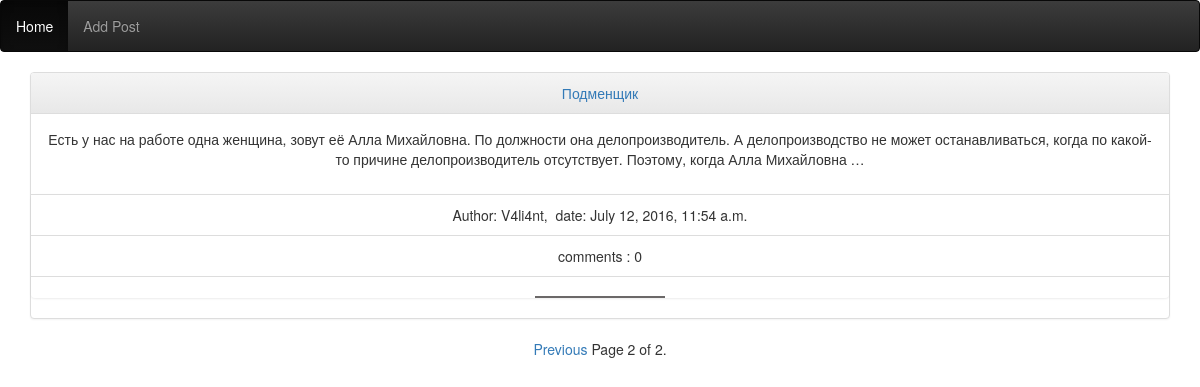
The app's page /blogApp/?page=2 with its own data.
### blogApp/models.py (models this page shows, shortened)
class BlogPost(models.Model):
    post_head = models.CharField("Head",max_length=150)
    post_text = models.CharField(max_length=10000)
    post_date = models.DateTimeField('date published')
    post_author = models.CharField(max_length=20)
    post_condition = models.BooleanField(default= False)

### blogApp/views.py (the view)
def index(request):
    posts_list = BlogPost.objects.filter(post_condition = True).order_by('-post_date')
    paginator = Paginator(posts_list, 10)
    page = request.GET.get('page')
    try:
        posts = paginator.page(page)
    except PageNotAnInteger:
        posts = paginator.page(1)
    except EmptyPage:
        posts = paginator.page(paginator.num_pages)
    vars = dict(posts=posts)
    return render_to_response('blogApp/index.html', vars, context_instance=RequestContext(request))

### blogApp/templates/blogApp/index.html (shortened to what this page needs)
{% load staticfiles %}
<link rel="stylesheet" type="text/css" href="{% static 'blogApp/bootstrap.min.css' %}" />
<link rel="stylesheet" type="text/css" href="{% static 'blogApp/jquery-3.0.0.min.js' %}" />
<link rel="stylesheet" type="text/css" href="{% static 'blogApp/bootstrap-theme.min.css' %}" />
{% block content %}
<nav class="navbar navbar-inverse">
<ul class="nav navbar-nav">
  <li role="presentation" class="active"><a href="{% url 'blog:index' %}">Home</a></li>
  <li role="presentation"><a href="{%url 'blog:add_post' %}">Add Post</a></li>
</ul>
</nav>
    <div id="post" class="container" align="center">
        {%for post in posts%}
        <div class="panel panel-default">
  <div class="panel-heading"><a href="{% url 'blog:detail' post.id %}">{{ post.post_head }}</a></div>
  <div class="panel-body">
    <p>{{ post.post_text|truncatewords:30|safe  }}</p>
  </div>
  <ul class="list-group">
    <li class="list-group-item">Author: {{post.post_author}},  &nbsp;date: {{ post.post_date }}</li>
    <li class="list-group-item">comments : {{ post.comments_set.count }}</li>
      <hr>
  </ul>
            {%endfor%}
</div>
    <div id="pages" align="center">
        {% if posts.has_previous %}
            <a href="?page={{ posts.previous_page_number }}">Previous</a>
        {% endif %}
    <span class="current">
        Page {{ posts.number }} of {{ posts.paginator.num_pages }}.
    </span>
    </div>
    </div>
{% endblock %}

### blogApp/templates/blogApp/index.html (style rules this page uses)
hr { width: 130px; border: none; background-color: #6b6868; color: rgba(63, 66, 61, 0.97); height: 2px; }

### records on screen
BlogPost: post_head "Подменщик", post_text "Есть у нас на работе одна женщина, зовут её Алла Михайловна. По должности она делопроизводитель. А делопроизводство не может останавливаться, когда по какой-то причине делопроизводитель отсутствует. Поэтому, когда Алла Михайловна …", post_author "V4li4nt", post_date "July 12, 2016, 11:54 a.m.", comments_set.count "0"

### other values on screen
{{ posts.number }} "2"
{{ posts.paginator.num_pages }} "2"
